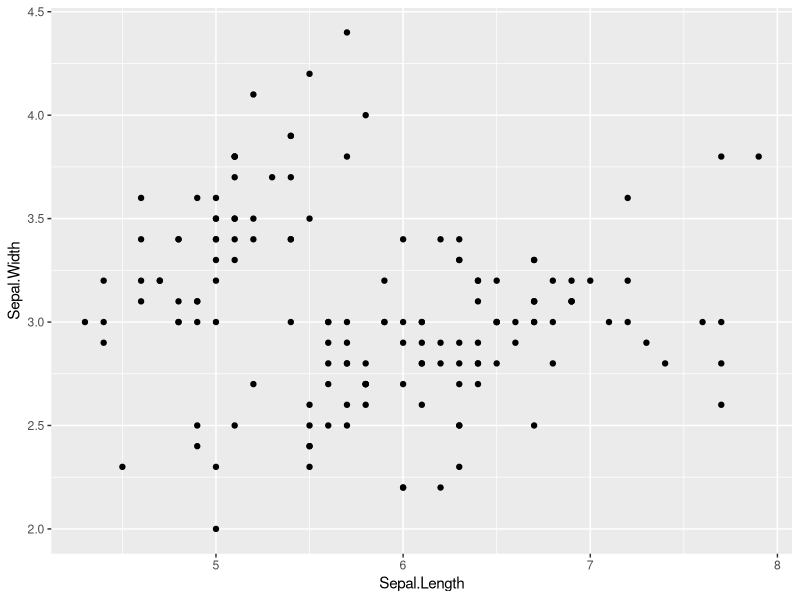
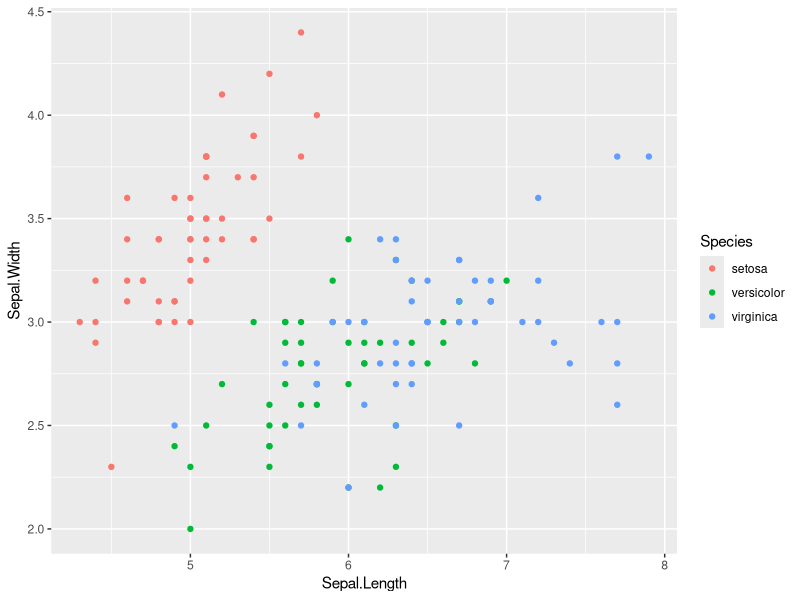
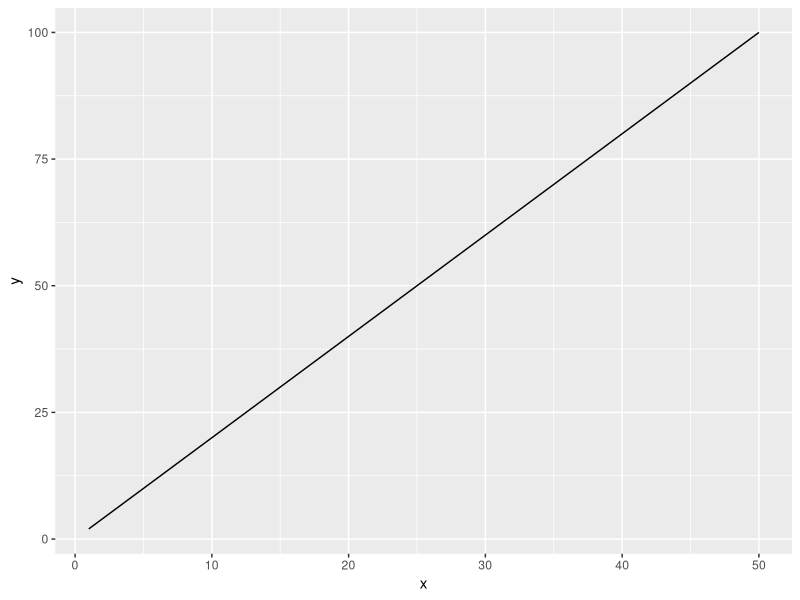
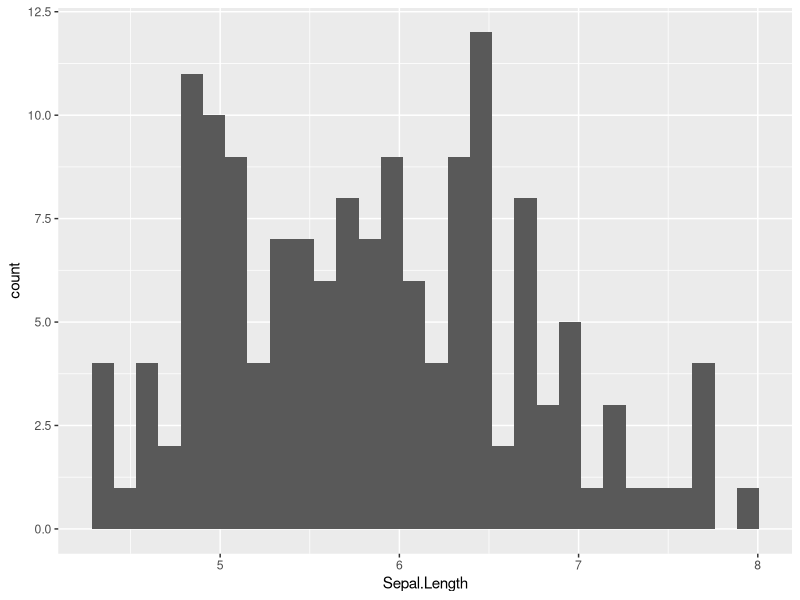
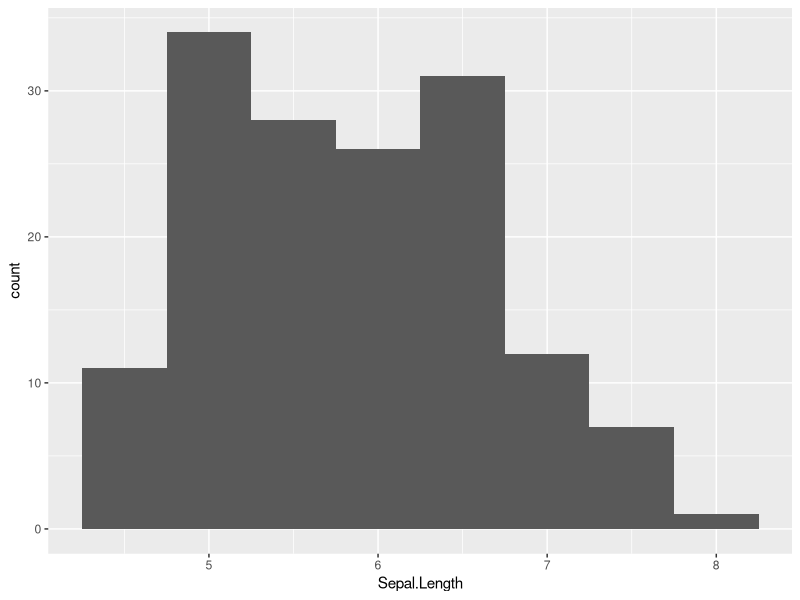
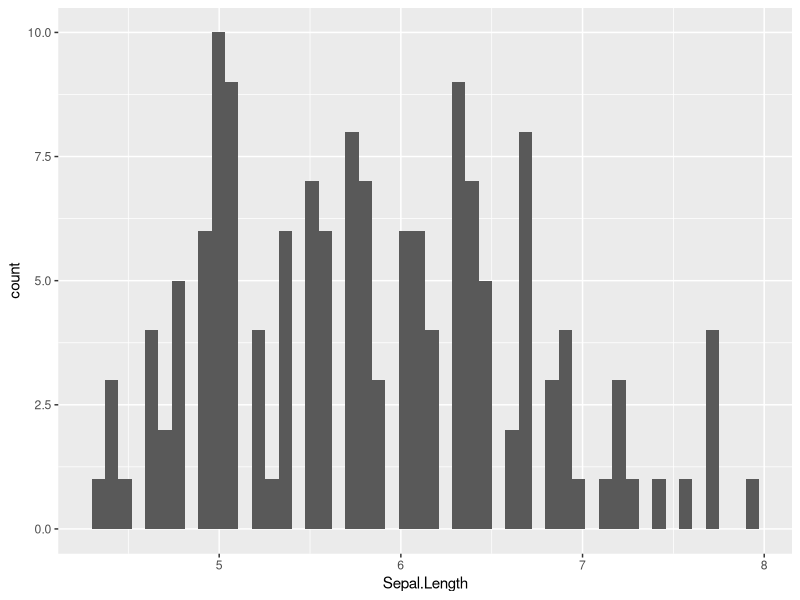
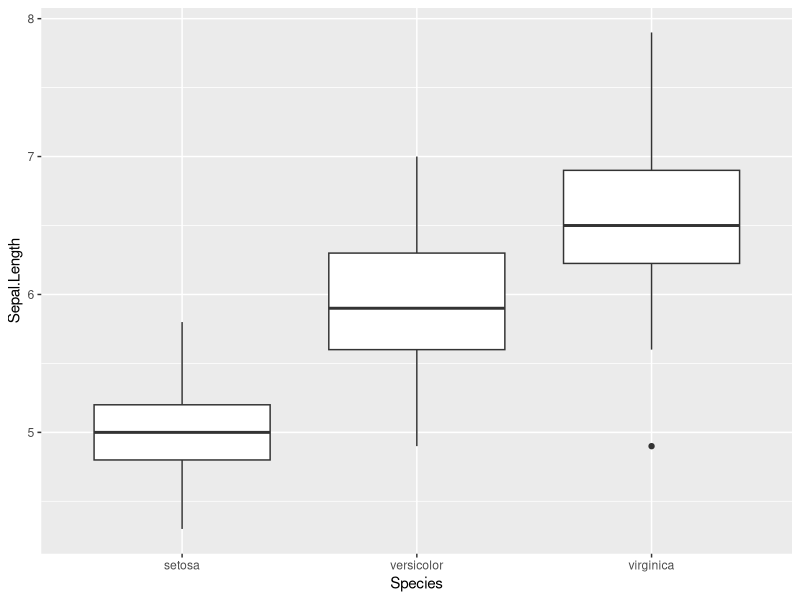
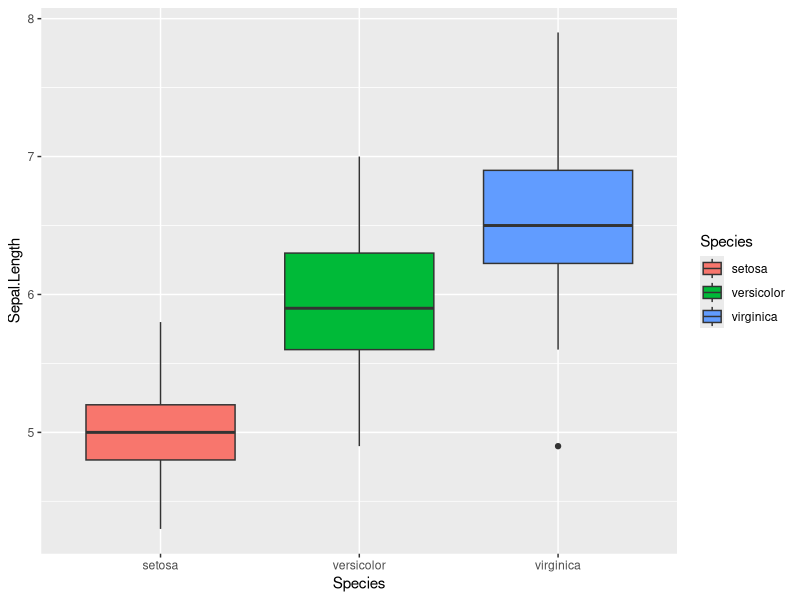

Write the R code that produced these figures, in order.

library(tidyverse)
data("iris")
iris
iris <- as_tibble(iris)
iris

#Data Manipulation ------------------------
#Data Format
#dplyr:: and tidyr:: for data manipulations that include: row/column manipulations, group operation, reshape, and more.

##Row Manipulation --------------
###filter(): select/remove rows ----

# single match "=="
filter(iris, Species == "virginica")
# multiple match "%in%"
filter(iris, Species %in% c("virginica", "versicolor"))
# except "!="
filter(iris, Species != "virginica")
# except multiple "!(x %in% c("a", "b"))
filter(iris, !(Species %in% c("virginica", "versicolor")))
# greater than ">"
filter(iris, Sepal.Length > 5)
# equal & greater than ">="
filter(iris, Sepal.Length >= 5)
# less than "<"
filter(iris, Sepal.Length < 5)
# equal & less than "<="
filter(iris, Sepal.Length <= 5)

###arrange() : arrange the order of rows ----
# arrange in an ascending order
arrange(iris, Sepal.Length)
# arrange in an descending order
arrange(iris, desc(Sepal.Length))


##Column Manipulation -----------------
###select(): select/remove column(s) ----
# select one column
select(iris, Sepal.Length)
# select multiple columns
select(iris, c(Sepal.Length, Sepal.Width))
# remove one column
select(iris, -Sepal.Length)
# remove multiple columns
select(iris, -c(Sepal.Length, Sepal.Width))
# select/remove multiple columns with a start rule
# starts_with("x")
select(iris, starts_with("Sepal"))
select(iris, -starts_with("Sepal"))
# select/remove multiple columns with an end rule
# ends_with("x")
select(iris, ends_with("Width"))
select(iris, -ends_with("Width"))

###mutate(): add column(s) ----
x <- 1:150
head(mutate(iris, x = x, .before = 1))


#Piping -------------
#%>% (pipe) allows sequential operations of multiple functions (shortcut: Ctr + Shift + M). The pipe passes the object to the following function as the first argument.

# the following codes produce the same data frame
# apply functions separately
df_vir <- filter(iris, Species == "virginica")
df_vir_sl <- select(df_vir, Sepal.Length)
print(df_vir_sl)
# piping
iris %>% 
  filter(Species == "virginica") %>% 
  select(Sepal.Length)

#Reshape ----
##pivot_wider() -----
#reshape a data frame to a wide format

iris_wide <- iris %>% 
  mutate(id = rep(1:50, 3)) %>% # add an ID column
  select(id, Sepal.Length, Species) %>% 
  pivot_wider(id_cols = "id", # unique row ID based on
              values_from = "Sepal.Length", # values in each cell from
              names_from = "Species") # new column names from
print(iris_wide)

#pivot_longer() -----
#reshape a data frame to a long format
iris_long <- iris_wide %>% 
  pivot_longer(cols = c("setosa", "versicolor", "virginica"), # columns with values to be reshaped
               names_to = "Species", # column IDs move to "Species"
               values_to = "Sepal.Length") # column values move to "Sepal.Length"
print(iris_long)


#Group Operation
#group_by() & summarize(): group-by-group operation. summarize() does not retain individual rows.

# grouping by "Species", then take means "Speal.Length" for each species
iris %>% 
  group_by(Species) %>% 
  summarize(mu_sl = mean(Sepal.Length))


# grouping by "Species", then take means & SD "Speal.Length" for each species
iris %>% 
  group_by(Species) %>% 
  summarize(mu_sl = mean(Sepal.Length),
            sd_sl = sd(Sepal.Length))


#group_by() & mutate(): group-by-group operation. mutate() retains individual rows along with summary columns. Do not forget ungroup() to avoid errors in following operations.

# grouping by "Species", then take means "Speal.Length" for each species
iris %>% 
  group_by(Species) %>% 
  mutate(mu_sl = mean(Sepal.Length)) %>% 
  ungroup()

#Join
#left_join(): merge data frames based on column(s)

# matching by a single column
## left join by "Species": one to one
df1 <- tibble(Species = c("A", "B", "C"),
              x = c(1, 2, 3))

df2 <- tibble(Species = c("A", "B", "C"),
              y = c(4, 5, 6))

left_join(x = df1,
          y = df2,
          by = "Species")

# matching by a single column
## left join by "Species": one to many
df3 <- tibble(Species = c("A", "A", "B", "C"),
              y = c(4, 5, 6, 7))

left_join(x = df1,
          y = df3,
          by = "Species")


# matching by a single column
## left join by "Species": one to missing
df4 <- tibble(Species = c("A", "A", "C"),
              y = c(4, 5, 7))

left_join(x = df1,
          y = df4,
          by = "Species")


# matching by multiple columns
## one to one
df5 <- tibble(Species = c("A", "B", "C"),
              x = c(1, 2, 3),
              z = c("cool", "awesome", "magical"))

left_join(x = df1,
          y = df5,
          by = c("Species", "x"))


# matching by multiple columns
## one to many
df6 <- tibble(Species = c("A", "A", "B", "C"),
              x = c(1, 1, 2, 3),
              z = c("cool", "cool", "awesome", "magical"))

left_join(x = df1,
          y = df6,
          by = c("Species", "x"))


# matching by multiple columns
## one to missing
df6 <- tibble(Species = c("A", "B", "C"),
              x = c(1, 2, 4),
              z = c("cool", "awesome", "magical"))

left_join(x = df1,
          y = df6,
          by = c("Species", "x"))


#Exercise -----

# Visualization ----
#ggplot2

##Point----
#geom_point(): Add a point layer
# basic plot
iris %>% 
  ggplot(aes(x = Sepal.Length,
             y = Sepal.Width)) +
  geom_point()
# change color by "Species" column
iris %>% 
  ggplot(aes(x = Sepal.Length,
             y = Sepal.Width,
             color = Species)) +
  geom_point()

##Line ----
#geom_line() : Add a line layer
# sample data
df0 <- tibble(x = rep(1:50, 3),
              y = x * 2)
# basic plot
df0 %>% 
  ggplot(aes(x = x,
             y = y)) +
  geom_line()

##Histogram -----
#geom_histogram() : add a histogram layer
# basic plot; bins = 30 by default
iris %>% 
  ggplot(aes(x = Sepal.Length)) +
  geom_histogram()
# change bin width
iris %>% 
  ggplot(aes(x = Sepal.Length)) +
  geom_histogram(binwidth = 0.5)
# change bin number
iris %>% 
  ggplot(aes(x = Sepal.Length)) +
  geom_histogram(bins = 50)

##Boxplot ----
#geom_boxplot() : add a boxplot layer
# basic plot
iris %>% 
  ggplot(aes(x = Species,
             y = Sepal.Length)) +
  geom_boxplot()
# change fill by "Species"
iris %>% 
  ggplot(aes(x = Species,
             y = Sepal.Length,
             fill = Species)) +
  geom_boxplot()
# change fill by "Species", but consistent color
iris %>% 
  ggplot(aes(x = Species,
             y = Sepal.Length,
             fill = Species)) +
  geom_boxplot(color = "darkgrey")
